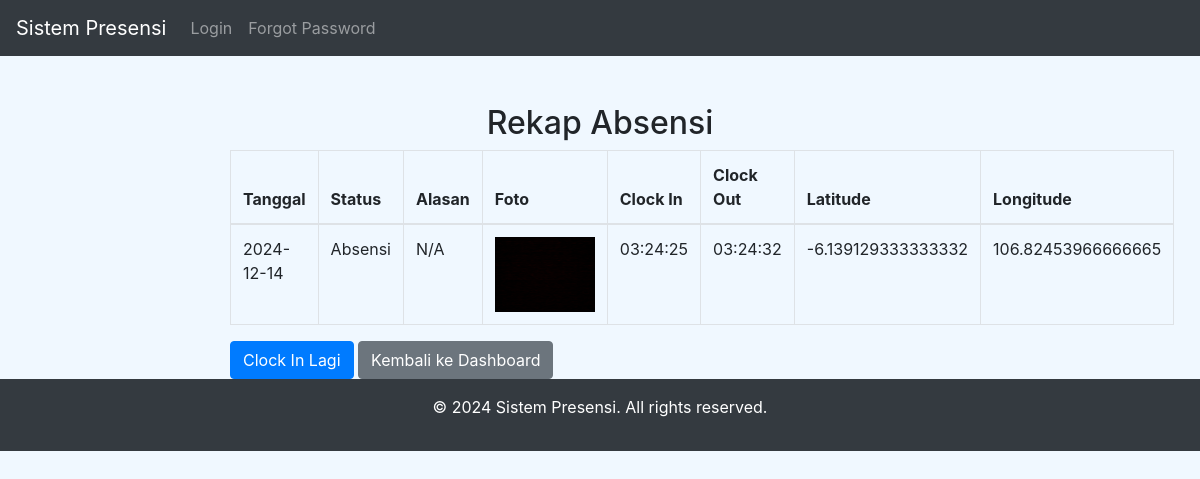
The app's page /user/recap (signed in) with its own data.
### app/models.py (models this page shows, shortened)
class Attendance(db.Model):
    __tablename__ = 'attendance'
    id = db.Column(db.Integer, primary_key=True)
    employee_id = db.Column(db.Integer, db.ForeignKey('employees.user_id'), nullable=False)
    status = db.Column(db.Enum(AttendanceStatus), nullable=False, default=AttendanceStatus.ALPHA)
    date = db.Column(db.DateTime, nullable=False)
    time = db.Column(db.DateTime, nullable=False)
    time_out = db.Column(db.DateTime)
    photo = db.Column(db.Text)
    latitude = db.Column(db.Float)
    longitude = db.Column(db.Float)
    reason = db.Column(db.Text)
    employee = db.relationship('Employee', back_populates='attendances', lazy=True)

### app/routes/user_routes.py (the view)
@user_bp.route('/recap', methods=['GET'])
@login_required
def recap():
    attendance_records = Attendance.query.filter_by(employee_id=current_user.id).all()
    logging.info(f"User {current_user.id} accessed their attendance recap. Found {len(attendance_records)} records.")  # Logging saat mengakses recap
    return render_template('employee/recap.html', attendance_records=attendance_records, AttendanceStatus=AttendanceStatus)

### run.py (called while the page is built)
@app.teardown_appcontext
def shutdown_session(exception=None):
    db.session.remove()  # Pastikan session dibersihkan setelah setiap request

### app/templates/employee/recap.html (shortened to what this page needs)
{% extends "layout.html" %}
{% block content %}
<div class="container mt-5">
    <h2 class="text-center">Rekap Absensi</h2>
    <table class="table table-bordered">
        <thead>
            <tr>
                <th>Tanggal</th>
                <th>Status</th>
                <th>Alasan</th>
                <th>Foto</th>
                <th>Clock In</th>
                <th>Clock Out</th>
                <th>Latitude</th>
                <th>Longitude</th>
            </tr>
        </thead>
        <tbody>
            {% for record in attendance_records %}
            <tr>
                <td>{{ record.date.strftime('%Y-%m-%d') }}</td>
                <td>{{ 'Izin' if record.status == AttendanceStatus.IJIN else 'Absensi' }}</td>
                <td>{{ record.reason if record.reason else 'N/A' }}</td>
                <td>
                    {% if record.photo %}
                        <img src="{{ url_for('static', filename='uploads/' + record.photo) }}" alt="Foto" width="100">
                    {% else %}
                        <p>Tidak ada foto yang diunggah.</p>
                    {% endif %}
                </td>
                <td>{{ record.time.strftime('%H:%M:%S') }}</td>
                <td>{{ record.time_out.strftime('%H:%M:%S') if record.time_out else 'Belum Clock Out' }}</td>
                <td>{{ record.latitude }}</td>
                <td>{{ record.longitude }}</td>
            </tr>
            {% endfor %}
        </tbody>
    </table>
    <a href="{{ url_for('user_bp.clock_in') }}" class="btn btn-primary">Clock In Lagi</a>
    <a href="{{ url_for('user_bp.user_dashboard') }}" class="btn btn-secondary">Kembali ke Dashboard</a>
</div>
{% endblock %}

### app/templates/layout.html (style rules this page uses)
body { background-color: #f0f8ff; }
.container { max-width: 800px; margin: 0 auto; }

### records on screen
Attendance: date "2024-12-14", status "Absensi", reason "N/A", photo (picture), time "03:24:25", time_out "03:24:32", latitude "-6.139129333333332", longitude "106.82453966666665"
